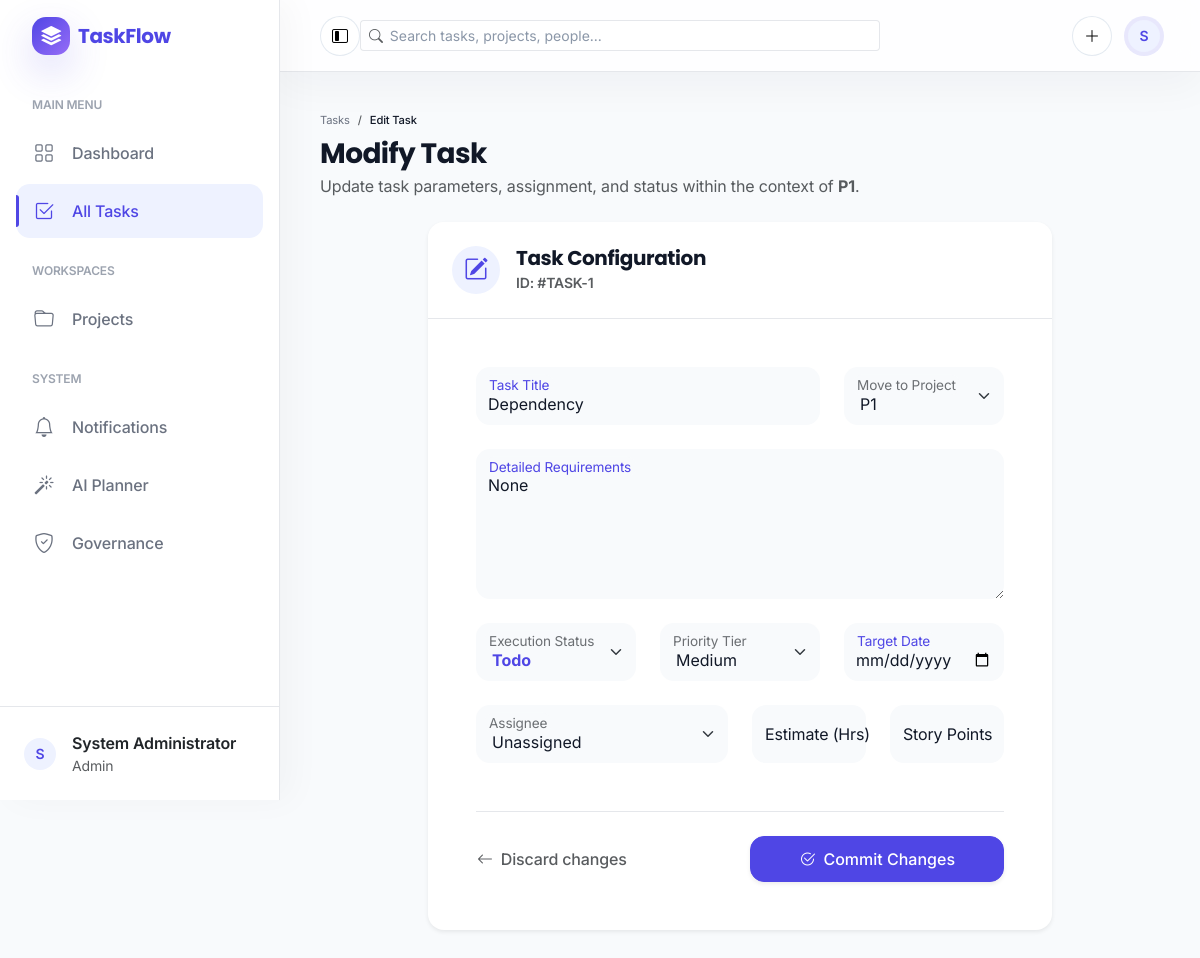
The page /tasks/1/edit (signed in) on the database its author committed.
### models/user.py (models this page shows, shortened)
class User(UserMixin, db.Model):
    __tablename__ = 'users'
    id = db.Column(db.Integer, primary_key=True)
    name = db.Column(db.String(80), nullable=False)
    email = db.Column(db.String(120), unique=True, nullable=False, index=True)
    password = db.Column(db.String(255), nullable=False)
    role = db.Column(db.Enum(UserRole), nullable=False, default=UserRole.MEMBER)
    skills = db.Column(db.Text, nullable=True)  # Comma-separated skills or free text
    created_at = db.Column(db.DateTime, default=datetime.utcnow, nullable=False)
    updated_at = db.Column(db.DateTime, default=datetime.utcnow, onupdate=datetime.utcnow, nullable=False)
    projects = db.relationship('Project', back_populates='creator', lazy=True, cascade='all, delete-orphan')
    assigned_tasks = db.relationship('Task', back_populates='assignee', lazy=True)
    def is_admin(self):
        return self.role == UserRole.ADMIN
    def has_permission(self, permission: str) -> bool:
        if self.is_admin():
            return True

### models/project.py (models this page shows, shortened)
class Project(db.Model):
    __tablename__ = 'projects'
    id = db.Column(db.Integer, primary_key=True)
    title = db.Column(db.String(200), nullable=False, index=True)
    description = db.Column(db.Text, nullable=True)
    created_by = db.Column(db.Integer, db.ForeignKey('users.id', ondelete='CASCADE'), nullable=False, index=True)
    created_at = db.Column(db.DateTime, default=datetime.utcnow, nullable=False)
    updated_at = db.Column(db.DateTime, default=datetime.utcnow, onupdate=datetime.utcnow, nullable=False)
    creator = db.relationship('User', back_populates='projects')
    tasks = db.relationship('Task', back_populates='project', lazy=True, cascade='all, delete-orphan')

### models/task.py (models this page shows, shortened)
class Task(db.Model):
    __tablename__ = 'tasks'
    id = db.Column(db.Integer, primary_key=True)
    title = db.Column(db.String(200), nullable=False, index=True)
    description = db.Column(db.Text, nullable=True)
    status = db.Column(db.Enum(TaskStatus), nullable=False, default=TaskStatus.TODO)
    priority = db.Column(db.Enum(TaskPriority), nullable=False, default=TaskPriority.MEDIUM)
    estimate_hours = db.Column(db.Float, nullable=True)
    story_points = db.Column(db.Integer, nullable=True)
    start_date = db.Column(db.DateTime, nullable=True)
    due_date = db.Column(db.DateTime, nullable=True)
    completed_at = db.Column(db.DateTime, nullable=True)
    assigned_to = db.Column(db.Integer, db.ForeignKey('users.id', ondelete='SET NULL'), nullable=True, index=True)
    project_id = db.Column(db.Integer, db.ForeignKey('projects.id', ondelete='CASCADE'), nullable=False, index=True)
    created_at = db.Column(db.DateTime, default=datetime.utcnow, nullable=False)
    updated_at = db.Column(db.DateTime, default=datetime.utcnow, onupdate=datetime.utcnow, nullable=False)
    assignee = db.relationship('User', back_populates='assigned_tasks')
    project = db.relationship('Project', back_populates='tasks')
    labels = db.relationship('TaskLabel', secondary='task_label_links', lazy='joined')
    watchers = db.relationship('User', secondary=task_watchers, lazy='subquery')
    dependencies = db.relationship(
        'Task',
        secondary=task_dependencies,
        primaryjoin=id == task_dependencies.c.task_id,
        secondaryjoin=id == task_dependencies.c.depends_on_task_id,
        lazy='subquery'
    )
    blocked_by = db.relationship(
        'Task',
        secondary=task_dependencies,
        primaryjoin=id == task_dependencies.c.depends_on_task_id,
        secondaryjoin=id == task_dependencies.c.task_id,
        lazy='subquery',
        overlaps="dependencies"
    )
    comments = db.relationship('TaskComment', back_populates='task', lazy=True, cascade='all, delete-orphan')
    activities = db.relationship('TaskActivity', back_populates='task', lazy=True, cascade='all, delete-orphan')
    attachments = db.relationship('TaskAttachment', back_populates='task', lazy=True, cascade='all, delete-orphan')

### routes/task.py (the view, shortened to what this page needs)
@task_bp.route('/tasks/<int:task_id>/edit', methods=['GET', 'POST'])
@login_required
@permission_required("task.edit")
def edit_task(task_id):
    task = Task.query.get_or_404(task_id)
    projects = Project.query.all()
    users = User.query.all()
    return render_template('edit_task.html', task=task, projects=projects, users=users, TaskStatus=TaskStatus, TaskPriority=TaskPriority)

### templates/edit_task.html (shortened to what this page needs)
{% extends "layout.html" %}
{% block content %}
<div class="row g-4 mb-4">
    <div class="col-12">
        <nav aria-label="breadcrumb">
            <ol class="breadcrumb mb-2">
                <li class="breadcrumb-item small"><a href="{{ url_for('task.tasks') }}" class="text-decoration-none">Tasks</a></li>
                <li class="breadcrumb-item small active">Edit Task</li>
            </ol>
        </nav>
        <h1 class="h3 fw-bold mb-1">Modify Task</h1>
        <p class="text-muted mb-0">Update task parameters, assignment, and status within the context of <strong>{{ task.project.title }}</strong>.</p>
    </div>
</div>
<div class="row justify-content-center">
    <div class="col-xl-9 col-lg-10">
        <div class="card border-0 shadow-sm rounded-4 overflow-hidden">
            <div class="card-header bg-white border-bottom p-4">
                <div class="d-flex align-items-center">
                    <div class="bg-primary-light text-primary rounded-circle p-2 me-3" style="width: 48px; height: 48px; display: flex; align-items: center; justify-content: center;">
                        <i class="bi bi-pencil-square fs-4"></i>
                    </div>
                    <div>
                        <h5 class="mb-0 fw-bold">Task Configuration</h5>
                        <span class="text-muted small">ID: #TASK-{{ task.id }}</span>
                    </div>
                </div>
            </div>
            <div class="card-body p-4 p-md-5">
                <form action="{{ url_for('task.edit_task', task_id=task.id) }}" method="POST">
                    <div class="row g-4">
                        <div class="col-md-8">
                            <div class="form-floating">
                                <input type="text" class="form-control bg-light border-0" id="title" name="title" value="{{ task.title }}" required placeholder="Task Title">
                                <label for="title">Task Title</label>
                            </div>
                        </div>
                        <div class="col-md-4">
                            <div class="form-floating">
                                <select name="project_id" id="project_id" class="form-select bg-light border-0">
                                    {% for project in projects %}
                                    <option value="{{ project.id }}" {{ 'selected' if task.project_id == project.id else '' }}>
                                        {{ project.title }}
                                    </option>
                                    {% endfor %}
                                </select>
                                <label for="project_id">Move to Project</label>
                            </div>
                        </div>
                        <div class="col-12">
                            <div class="form-floating">
                                <textarea class="form-control bg-light border-0" id="description" name="description" style="height: 150px" placeholder="Details">{{ task.description }}</textarea>
                                <label for="description">Detailed Requirements</label>
                            </div>
                        </div>
                        <div class="col-md-4">
                            <div class="form-floating">
                                <select name="status" id="status" class="form-select bg-light border-0 fw-bold text-primary">
                                    {% for status in TaskStatus %}
                                    <option value="{{ status.value }}" {{ 'selected' if task.status == status else '' }}>
                                        {{ status.value }}
                                    </option>
                                    {% endfor %}
                                </select>
                                <label for="status">Execution Status</label>
                            </div>
                        </div>
                        <div class="col-md-4">
                            <div class="form-floating">
                                <select name="priority" id="priority" class="form-select bg-light border-0">
                                    {% for priority in TaskPriority %}
                                    <option value="{{ priority.value }}" {{ 'selected' if task.priority == priority else '' }}>
                                        {{ priority.value }}
                                    </option>
                                    {% endfor %}
                                </select>
                                <label for="priority">Priority Tier</label>
                            </div>
                        </div>
                        <div class="col-md-4">
                            <div class="form-floating">
                                <input type="date" class="form-control bg-light border-0" id="due_date" name="due_date" value="{{ task.due_date.strftime('%Y-%m-%d') if task.due_date else '' }}">
                                <label for="due_date">Target Date</label>
                            </div>
                        </div>
                        <div class="col-md-6">
                            <div class="form-floating">
                                <select name="assigned_to" id="assigned_to" class="form-select bg-light border-0">
                                    <option value="None">Unassigned</option>
                                </select>
                                <label for="assigned_to">Assignee</label>
                            </div>
                        </div>
                        <div class="col-md-3">
                            <div class="form-floating">
                                <input type="number" class="form-control bg-light border-0" id="estimate_hours" name="estimate_hours" min="0" step="0.5" value="{{ task.estimate_hours if task.estimate_hours is not none else '' }}" placeholder="Hours">
                                <label for="estimate_hours">Estimate (Hrs)</label>
                            </div>
                        </div>
                        <div class="col-md-3">
                            <div class="form-floating">
                                <input type="number" class="form-control bg-light border-0" id="story_points" name="story_points" min="0" step="1" value="{{ task.story_points if task.story_points is not none else '' }}" placeholder="Points">
                                <label for="story_points">Story Points</label>
                            </div>
                        </div>
                    </div>
                    <div class="d-flex align-items-center justify-content-between mt-5 border-top pt-4">
                        <a href="{{ url_for('task.tasks') }}" class="btn btn-link text-decoration-none text-muted p-0">
                            <i class="bi bi-arrow-left me-2"></i>Discard changes
                        </a>
                        <button type="submit" class="btn btn-primary px-5 shadow-sm">
                            <i class="bi bi-check2-circle me-2"></i>Commit Changes
                        </button>
                    </div>
                </form>
            </div>
        </div>
    </div>
</div>
{% endblock %}

### templates/layout.html (shortened to what this page needs)
<!DOCTYPE html>
<html lang="en">
<head>
    <link href="https://cdn.jsdelivr.net/npm/bootstrap@5.3.0/dist/css/bootstrap.min.css" rel="stylesheet">
    <link rel="stylesheet" href="https://cdn.jsdelivr.net/npm/bootstrap-icons@1.11.0/font/bootstrap-icons.css">
    <link rel="stylesheet" href="{{ url_for('static', filename='css/style.css') }}">
</head>
<body>
    {% if current_user.is_authenticated %}
    <div id="sidebar">
        <div class="sidebar-brand">
            <span class="tf-brand-mark me-2"><i class="bi bi-stack"></i></span>
            <span class="tf-brand-name">TaskFlow</span>
        </div>
        <div class="sidebar-nav">
            <div class="nav-label">Main Menu</div>
            <a href="{{ url_for('dashboard') }}" class="sidebar-link {{ 'active' if request.endpoint == 'dashboard' else '' }}">
                <i class="bi bi-grid"></i>
                <span>Dashboard</span>
            </a>
            <a href="{{ url_for('task.tasks') }}" class="sidebar-link {{ 'active' if 'task' in request.endpoint else '' }}">
                <i class="bi bi-check2-square"></i>
                <span>All Tasks</span>
            </a>
            <div class="nav-label mt-4">Workspaces</div>
            {% if current_user.role.value == 'admin' %}
            <a href="{{ url_for('project.projects') }}" class="sidebar-link {{ 'active' if 'project' in request.endpoint else '' }}">
                <i class="bi bi-folder"></i>
                <span>Projects</span>
            </a>
            {% endif %}
            <div class="nav-label mt-4">System</div>
            <a href="{{ url_for('notification.list_notifications') }}" class="sidebar-link {{ 'active' if 'notification' in request.endpoint else '' }}">
                <i class="bi bi-bell"></i>
                <span>Notifications</span>
            </a>
            {% if current_user.role.value == 'admin' %}
            <a href="{{ url_for('ai_planning.planning_index') }}" class="sidebar-link {{ 'active' if 'ai_planning' in request.endpoint else '' }}">
                <i class="bi bi-magic"></i>
                <span>AI Planner</span>
            </a>
            <a href="{{ url_for('admin.permissions') }}" class="sidebar-link {{ 'active' if 'admin' in request.endpoint else '' }}">
                <i class="bi bi-shield-check"></i>
                <span>Governance</span>
            </a>
            {% endif %}
        </div>
        <div class="position-absolute bottom-0 w-100 p-4 border-top">
            <div class="d-flex align-items-center">
                <div class="avatar-initials me-3">
                    {{ current_user.name[:1].upper() }}
                </div>
                <div class="flex-grow-1 text-truncate">
                    <div class="fw-semibold text-dark">{{ current_user.name }}</div>
                    <div class="text-muted small">{{ current_user.role.value | capitalize }}</div>
                </div>
            </div>
        </div>
    </div>
    <div class="main-content">
        <header id="top-nav">
            <div class="d-flex align-items-center gap-2">
                <button type="button" class="tf-icon-btn d-none d-lg-inline-flex" id="sidebar-collapse" aria-label="Collapse navigation">
                    <i class="bi bi-layout-sidebar-inset"></i>
                </button>
            </div>
            <div class="d-none d-md-flex align-items-center flex-grow-1">
                <div class="input-group input-group-sm tf-search">
                    <span class="input-group-text bg-transparent border-end-0"><i class="bi bi-search text-muted"></i></span>
                    <input type="text" class="form-control border-start-0 ps-0" placeholder="Search tasks, projects, people...">
                </div>
            </div>
            <div class="ms-auto d-flex align-items-center gap-3">
                <div class="dropdown">
                    <button class="tf-icon-btn" type="button" data-bs-toggle="dropdown" aria-label="Create">
                        <i class="bi bi-plus-lg"></i>
                    </button>
                </div>
                <div class="dropdown">
                    <a href="#" class="d-flex align-items-center text-dark text-decoration-none" data-bs-toggle="dropdown">
                        <div class="avatar-initials tf-avatar-ring">
                            {{ current_user.name[:1].upper() }}
                        </div>
                    </a>
                </div>
            </div>
        </header>
        <main id="content-wrapper">
            <div class="fade-in">
                {% block content %}{% endblock %}
            </div>
        </main>
    </div>
    {% endif %}
</body>
</html>

### rows shown on the page
User: name "S", name "System Administrator", role.value "Admin"
Project: project "P1"
Task: id "1", title "Dependency", description "None"

### other values the page prints
form field project_id "P1"
form field status "Todo"
form field priority "Medium"
